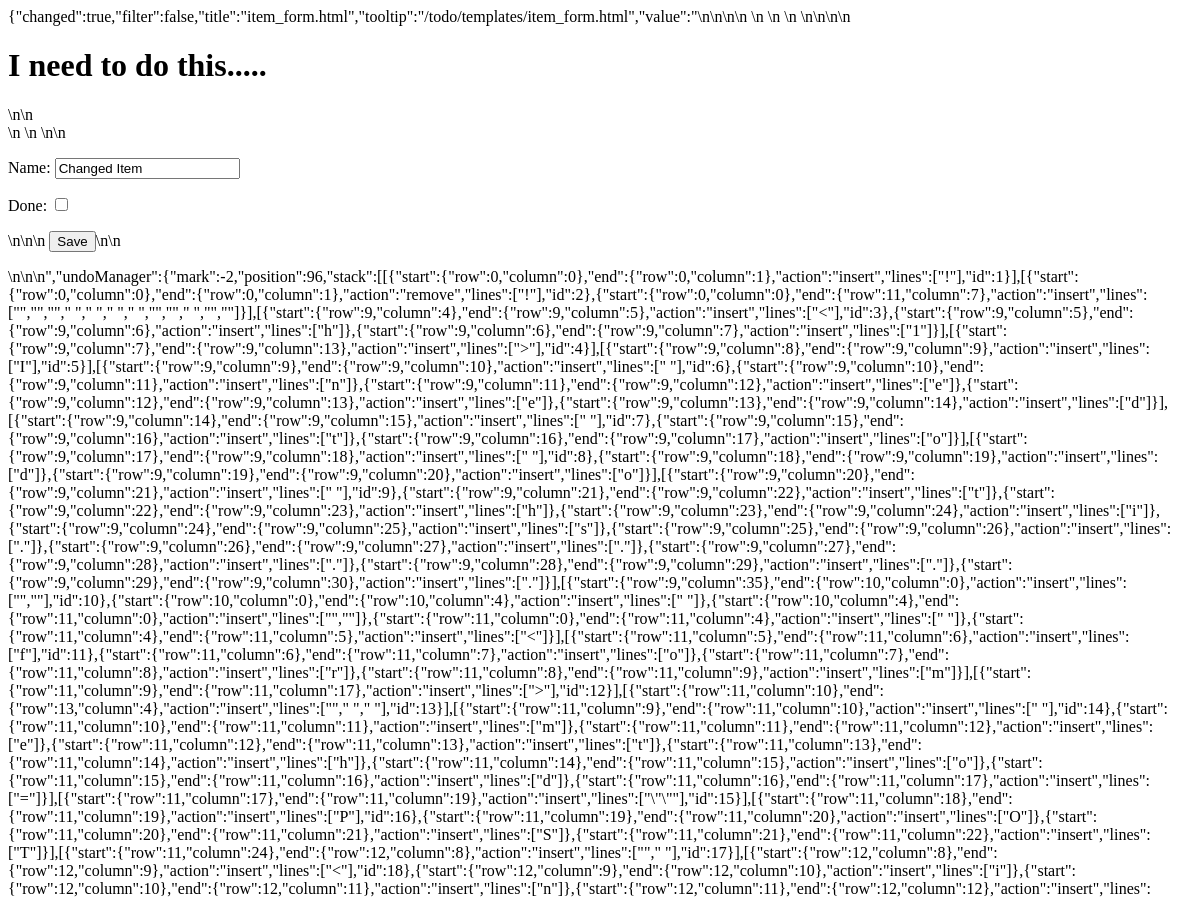
The app's page /edit/5 (upper part), older data.
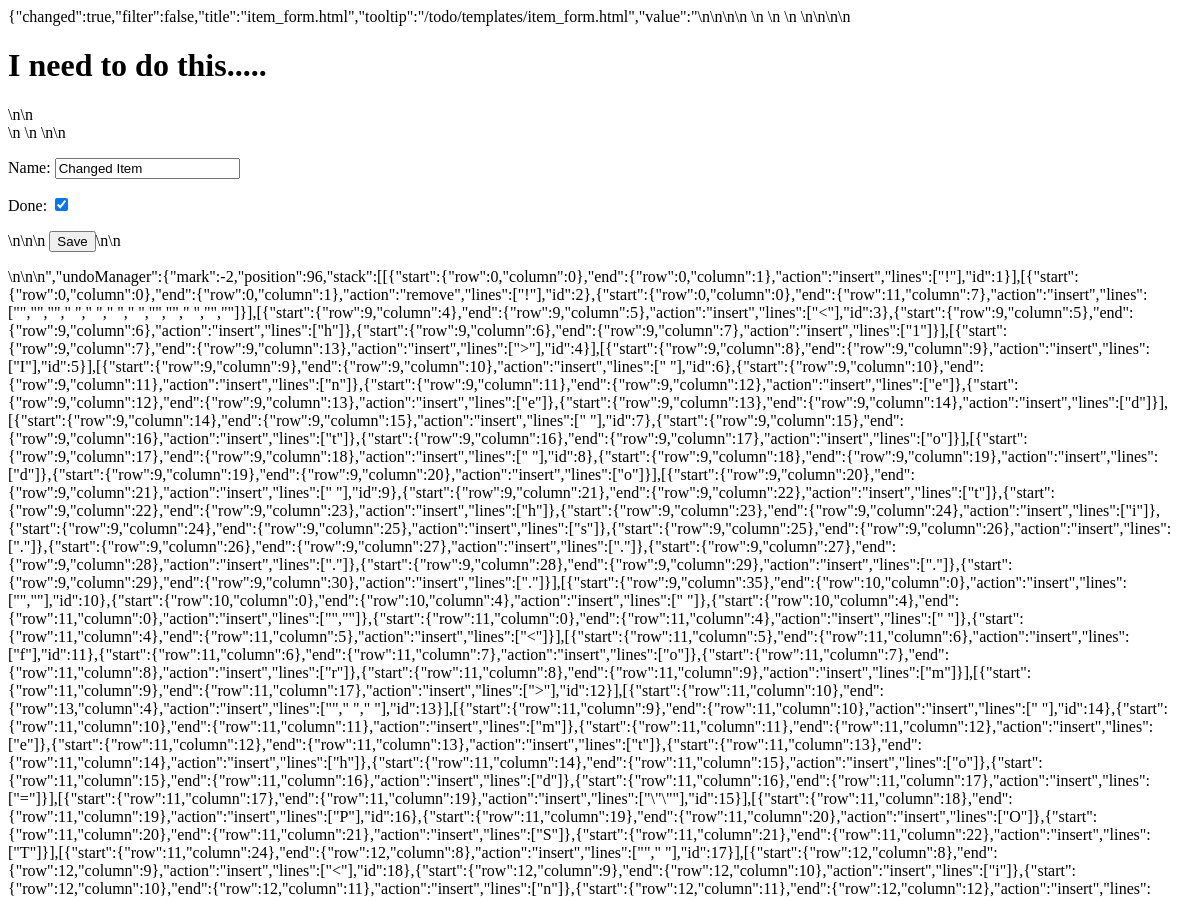
The same page, newer data.
### todo/models.py (models this page shows, shortened)
class Item(models.Model) :
    name = models.CharField(max_length=30, blank=False)
    done = models.BooleanField(blank=False, default=False)

### todo/views.py (the view)
# urls.py: url(r'^edit/(?P<id>\d+)$',edit_an_item),
def edit_an_item(request, id):
    item = get_object_or_404(Item, pk=id)
    if request.method == "POST":
        form = ItemForm(request.POST, instance=item)
        if form.is_valid():
            form.save()
            return redirect(get_todo_list)
    else:
        form = ItemForm(instance=item)
    return render(request, "item_form.html", {'form': form})

### todo/forms.py
class ItemForm(forms.ModelForm):
    class Meta:
        model = Item
        fields = ('name', 'done')

### .c9/metadata/environment/todo/templates/item_form.html (shortened to what this page needs)
<!DOCTYPE html>\n<html lang=\"en\">\n\n<head>\n    \n    \n    \n    \n</head>\n\n<body>\n    <h1>I need to do this.....</h1>\n\n    <form method=\"POST\">\n        \n        \n\n        {{ form.as_p }}\n\n\n        <button type=\"submit\">Save</button>\n\n    </form>\n</body></html><!DOCTYPE html>","<html lang=\"en\">","<head>","    ","    ","    ","    ","</head>","<body>","    ","</body></html>"],"id":4}],[{"start":{"row":9,"column":8},"end":{"row":9,"column":9},"action":"insert","lines":["I"],"id":5}],[{"start":{"row":9,"column":9},"end":{"row":9,"column":10},"action":"insert","lines":[" "],"id":6},{"start":{"row":9,"column":10},"end":{"row":9,"column":11},"action":"insert","lines":["n"]},{"start":{"row":9,"column":11},"end":{"row":9,"column":12},"action":"insert","lines":["e"]},{"start":{"row":9,"column":12},"end":{"row":9,"column":13},"action":"insert","lines":["e"]},{"start":{"row":9,"column":13},"end":{"row":9,"column":14},"action":"insert","lines":["d"]}],[{"start":{"row":9,"column":14},"end":{"row":9,"column":15},"action":"insert","lines":[" "],"id":7},{"start":{"row":9,"column":15},"end":{"row":9,"column":16},"action":"insert","lines":["t"]},{"start":{"row":9,"column":16},"end":{"row":9,"column":17},"action":"insert","lines":["o"]}],[{"start":{"row":9,"column":17},"end":{"row":9,"column":18},"action":"insert","lines":[" "],"id":8},{"start":{"row":9,"column":18},"end":{"row":9,"column":19},"action":"insert","lines":["d"]},{"start":{"row":9,"column":19},"end":{"row":9,"column":20},"action":"insert","lines":["o"]}],[{"start":{"row":9,"column":20},"end":{"row":9,"column":21},"action":"insert","lines":[" "],"id":9},{"start":{"row":9,"column":21},"end":{"row":9,"column":22},"action":"insert","lines":["t"]},{"start":{"row":9,"column":22},"end":{"row":9,"column":23},"action":"insert","lines":["h"]},{"start":{"row":9,"column":23},"end":{"row":9,"column":24},"action":"insert","lines":["i"]},{"start":{"row":9,"column":24},"end":{"row":9,"column":25},"action":"insert","lines":["s"]},{"start":{"row":9,"column":25},"end":{"row":9,"column":26},"action":"insert","lines":["."]},{"start":{"row":9,"column":26},"end":{"row":9,"column":27},"action":"insert","lines":["."]},{"start":{"row":9,"column":27},"end":{"row":9,"column":28},"action":"insert","lines":["."]},{"start":{"row":9,"column":28},"end":{"row":9,"column":29},"action":"insert","lines":["."]},{"start":{"row":9,"column":29},"end":{"row":9,"column":30},"action":"insert","lines":["."]}],[{"start":{"row":9,"column":35},"end":{"row":10,"column":0},"action":"insert","lines":["",""],"id":10},{"start":{"row":10,"column":0},"end":{"row":10,"column":4},"action":"insert","lines":["    "]},{"start":{"row":10,"column":4},"end":{"row":11,"column":0},"action":"insert","lines":["",""]},{"start":{"row":11,"column":0},"end":{"row":11,"column":4},"action":"insert","lines":["    "]},{"start":{"row":11,"column":4},"end":{"row":11,"column":5},"action":"insert","lines":["<"]}],[{"start":{"row":11,"column":5},"end":{"row":11,"column":6},"action":"insert","lines":["f"],"id":11},{"start":{"row":11,"column":6},"end":{"row":11,"column":7},"action":"insert","lines":["o"]},{"start":{"row":11,"column":7},"end":{"row":11,"column":8},"action":"insert","lines":["r"]},{"start":{"row":11,"column":8},"end":{"row":11,"column":9},"action":"insert","lines":["m"]}],[{"start":{"row":11,"column":9},"end":{"row":11,"column":17},"action":"insert","lines":[">

Row changes from the older to the newer data that the page shows:
changed Item "Changed Item": done "☐" → "☑"
